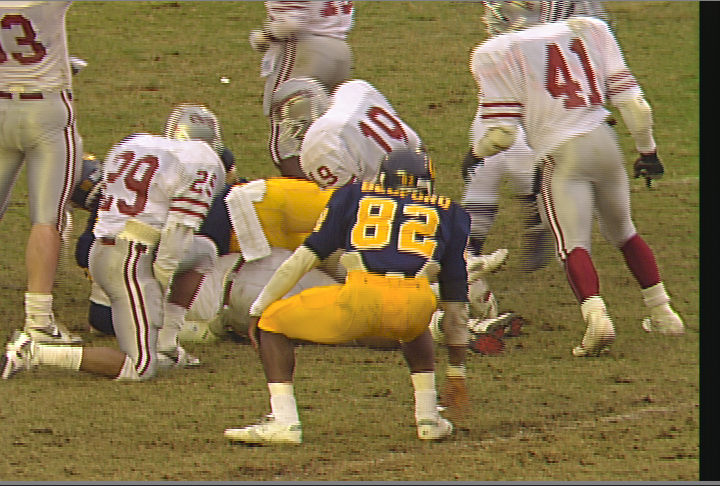
#> input picture lab5/color/original.png, 720 x 486 px
$ python main.py
#> lines starting #> are read from the running program, lines starting #| are printed output that depends on the picture
import os
import cv2
import numpy as np
from matplotlib import pyplot as plt


def cv_imshow(img, img_title="image"):
    if (img.dtype == np.float32) or (img.dtype == np.float64):
        img_ = img / 255
    elif img.dtype == np.int16:
        img_ = img * 128
    else:
        img_ = img
    cv2.imshow(img_title, img_)
    cv2.waitKey(1)


def calc_entropy(hist):
    pdf = hist / hist.sum()
    entropy = -sum([x * np.log2(x) for x in pdf if x != 0])
    return entropy


def get_histogram_and_entropy(img, size=256):
    hist = cv2.calcHist([img], [0], None, [size], [0, size]).flatten()

    entropy = calc_entropy(hist)
    return hist, entropy


def show_rgb_channels(r_channel, g_channel, b_channel):
    zeros = np.zeros_like(r_channel)

    r_image = np.stack([r_channel, zeros, zeros], axis=2).astype(np.uint8)
    g_image = np.stack([zeros, g_channel, zeros], axis=2).astype(np.uint8)
    b_image = np.stack([zeros, zeros, b_channel], axis=2).astype(np.uint8)

    fig, axes = plt.subplots(1, 3, figsize=(12, 4))

    axes[0].imshow(r_image)
    axes[0].set_title("Red Channel")
    axes[1].imshow(g_image)
    axes[1].set_title("Green Channel")
    axes[2].imshow(b_image)
    axes[2].set_title("Blue Channel")

    for ax in axes:
        ax.axis("off")

    plt.tight_layout()
    plt.savefig("rgb_channels.png")
    plt.show()


def plot_rgb_histograms(hist_R, hist_G, hist_B):
    plt.plot(hist_R, color="red")
    plt.plot(hist_G, color="green")
    plt.plot(hist_B, color="blue")
    plt.title("hist RGB")
    plt.xlim([0, 256])
    plt.legend(["Red", "Green", "Blue"])
    plt.savefig("rgb_hist.png")
    plt.show()


def show_yuv_channels(img_yuv):
    Y = img_yuv[:, :, 0]
    U = img_yuv[:, :, 1]
    V = img_yuv[:, :, 2]

    u_vis = np.full_like(img_yuv, 127)
    v_vis = np.full_like(img_yuv, 127)
    u_vis[:, :, 1] = U
    v_vis[:, :, 2] = V

    u_rgb = cv2.cvtColor(u_vis, cv2.COLOR_YUV2RGB)
    v_rgb = cv2.cvtColor(v_vis, cv2.COLOR_YUV2RGB)

    fig, axes = plt.subplots(1, 3, figsize=(12, 4))

    axes[0].imshow(Y, cmap="gray")
    axes[0].set_title("Y Channel")
    axes[1].imshow(u_rgb)
    axes[1].set_title("U Channel")
    axes[2].imshow(v_rgb)
    axes[2].set_title("V Channel")

    for ax in axes:
        ax.axis("off")

    plt.tight_layout()
    plt.savefig("yuv_channels.png")
    plt.show()


def plot_yuv_histograms(hist_Y, hist_U, hist_V):
    plt.plot(hist_Y, color="gray")
    plt.plot(hist_U, color="red")
    plt.plot(hist_V, color="blue")
    plt.title("hist YUV")
    plt.xlim([0, 256])
    plt.legend(["Y", "U", "V"])
    plt.savefig("yuv_hist.png")
    plt.show()


def calc_mse_psnr(img1, img2):
    imax = 255.**2

    mse = ((img1.astype(np.float64)-img2)**2).sum()/img1.size
    psnr = 10.0*np.log10(imax/mse)
    return (mse, psnr)


def compare_compression_qualities(image, qualities):
    xx = []
    ym = []
    yp = []

    for quality in qualities:
        out_file_name = f"jpeg/out_image_q{quality:03d}.jpg"

        cv2.imwrite(out_file_name, image, (cv2.IMWRITE_JPEG_QUALITY, quality))

        image_compressed = cv2.imread(out_file_name, cv2.IMREAD_UNCHANGED)
        bitrate = 8*os.stat(out_file_name).st_size/(image.shape[0]*image.shape[1])
        mse, psnr = calc_mse_psnr(image, image_compressed)

        xx.append(bitrate)
        ym.append(mse)
        yp.append(psnr)

    fig = plt.figure()
    fig.set_figwidth(fig.get_figwidth()*2)
    plt.suptitle("Charakterystyki R-D")
    plt.subplot(1, 2, 1)
    plt.plot(xx, ym, "-.")
    plt.title("MSE(R)")
    plt.xlabel("bitrate")
    plt.ylabel("MSE", labelpad=0)
    plt.subplot(1, 2, 2)
    plt.plot(xx, yp, "-o")
    plt.title("PSNR(R)")
    plt.xlabel("bitrate")
    plt.ylabel("PSNR [dB]", labelpad=0)
    plt.savefig("quality_comparison.png")
    plt.show()


def show_jpeg_qualities(image, qualities):
    assert len(qualities) == 6, "The list must contain exactly 6 quality values."

    fig, axes = plt.subplots(3, 2, figsize=(10, 11))

    for i, q in enumerate(qualities):
        filename = f"jpeg/out_image_q{q:03d}.jpg"
        cv2.imwrite(filename, image, [cv2.IMWRITE_JPEG_QUALITY, q])
        img_rgb = cv2.cvtColor(cv2.imread(filename), cv2.COLOR_BGR2RGB)
        bitrate = 8*os.stat(filename).st_size/(image.shape[0]*image.shape[1])

        col, row = divmod(i, 3)
        axes[row, col].imshow(img_rgb)
        axes[row, col].set_title(f"Quality {q}, Bitrate: {bitrate:.2f}")
        axes[row, col].axis("off")

    plt.tight_layout()
    plt.savefig("images_to_evaluate.png")
    plt.show()


image_col = cv2.imread("original.png")
#> image_col is the input picture: shape (486, 720, 3); mean B, G, R 78.4, 117.5, 135.5

image_R = image_col[:, :, 2]
image_G = image_col[:, :, 1]
image_B = image_col[:, :, 0]
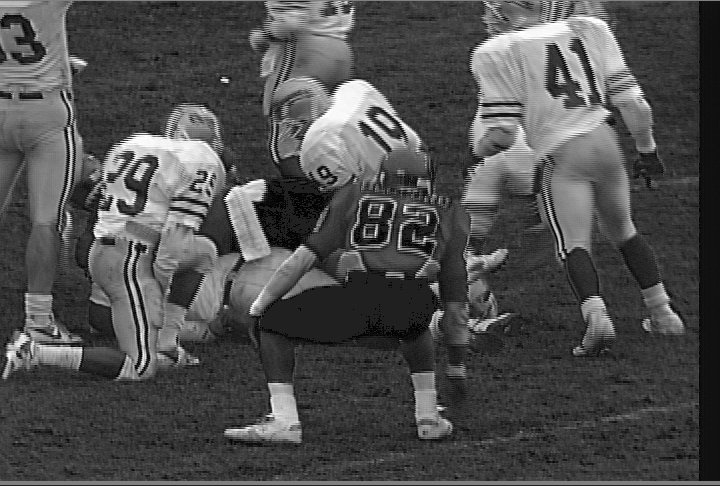
#> image_B: shape (486, 720); min 1, max 255, mean 78.4

hist_R, H_R = get_histogram_and_entropy(image_R)
#> in get_histogram_and_entropy, `hist = cv2.calcHist([img], [0], None, [size], [0, size]).flatten()`: hist = 256 values, max 9197 at index 128, min 0 at index 0, mean 1366.9
#> in calc_entropy, `pdf = hist / hist.sum()`: pdf = 256 values, max 0.0263 at index 128, min 0 at index 0, mean 0.00391
#> in calc_entropy, `entropy = -sum([x * np.log2(x) for x in pdf if x != 0])`: entropy = 7.33
#> hist_R has the same summary as hist in get_histogram_and_entropy; H_R = 7.33
hist_G, H_G = get_histogram_and_entropy(image_G)
#> hist_G = 256 values, max 6282 at index 114, min 0 at index 0, mean 1366.9; H_G = 7.33
hist_B, H_B = get_histogram_and_entropy(image_B)
#> hist_B = 256 values, max 13271 at index 32, min 0 at index 0, mean 1366.9; H_B = 7.11
print(f"H(R) = {H_R:.4f} \nH(G) = {H_G:.4f} \nH(B) = {H_B:.4f} \nH_śr = {(H_R+H_G+H_B)/3:.4f}")
#| H(R) = 7.3340
#| H(G) = 7.3334
#| H(B) = 7.1123
#| H_śr = 7.2599

show_rgb_channels(image_R, image_G, image_B)

plot_rgb_histograms(hist_R, hist_G, hist_B)


image_yuv = cv2.cvtColor(image_col, cv2.COLOR_BGR2YCrCb)
#> image_yuv: shape (486, 720, 3); mean of channels 0, 1, 2 118.5, 140.2, 105.4

image_Y = image_yuv[:, :, 0]
image_U = image_yuv[:, :, 1]
image_V = image_yuv[:, :, 2]
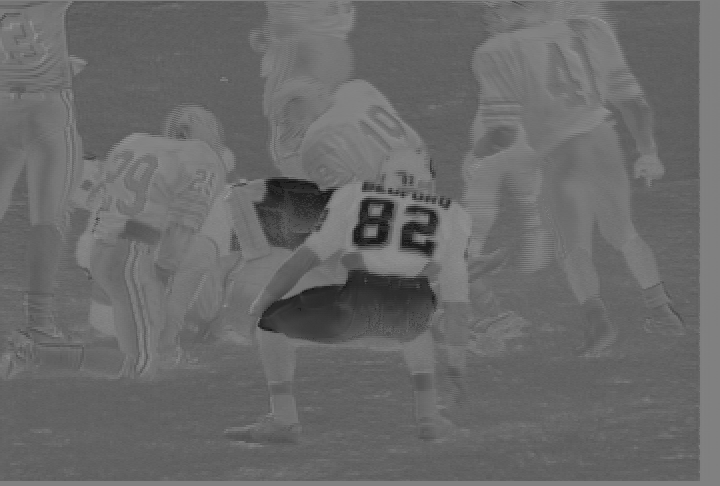
#> image_V: shape (486, 720); min 19, max 158, mean 105.4

hist_Y, H_Y = get_histogram_and_entropy(image_Y)
#> hist_Y = 256 values, max 7713 at index 111, min 0 at index 0, mean 1366.9; H_Y = 7.27
hist_U, H_U = get_histogram_and_entropy(image_U)
#> hist_U = 256 values, max 35392 at index 138, min 0 at index 0, mean 1366.9; H_U = 4.73
hist_V, H_V = get_histogram_and_entropy(image_V)
#> hist_V = 256 values, max 28700 at index 98, min 0 at index 0, mean 1366.9; H_V = 5.53
print(f"H(Y) = {H_Y:.4f} \nH(U) = {H_U:.4f} \nH(V) = {H_V:.4f} \nH_śr = {(H_Y+H_U+H_V)/3:.4f}")
#| H(Y) = 7.2658
#| H(U) = 4.7294
#| H(V) = 5.5267
#| H_śr = 5.8406

show_yuv_channels(image_yuv)
#> in show_yuv_channels, `u_vis[:, :, 1] = U`:
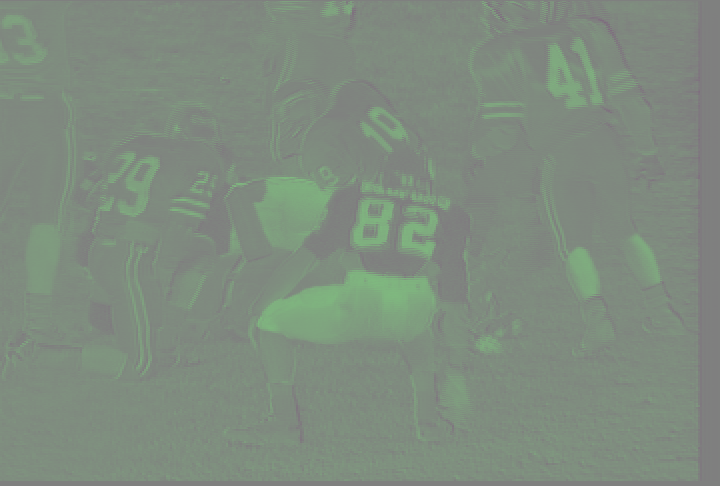
#> u_vis: shape (486, 720, 3); mean of channels 0, 1, 2 127, 140.2, 127; drawn as B, G, R
#> in show_yuv_channels, `u_rgb = cv2.cvtColor(u_vis, cv2.COLOR_YUV2RGB)`:
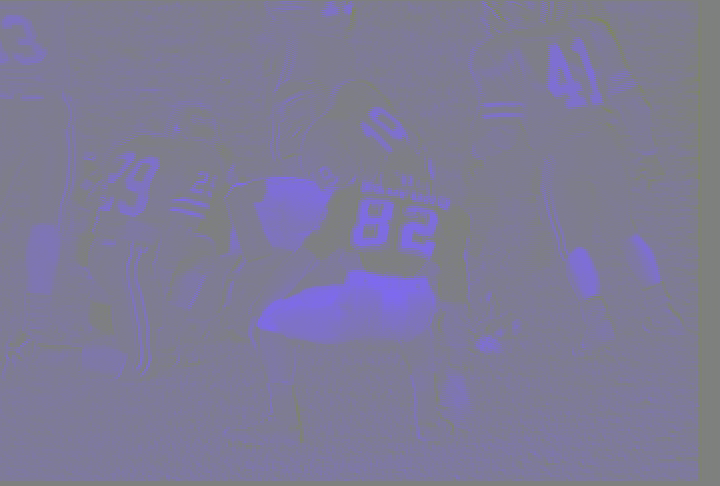
#> u_rgb: shape (486, 720, 3); mean R, G, B 126, 122.8, 151.5
#> in show_yuv_channels, `v_rgb = cv2.cvtColor(v_vis, cv2.COLOR_YUV2RGB)`:
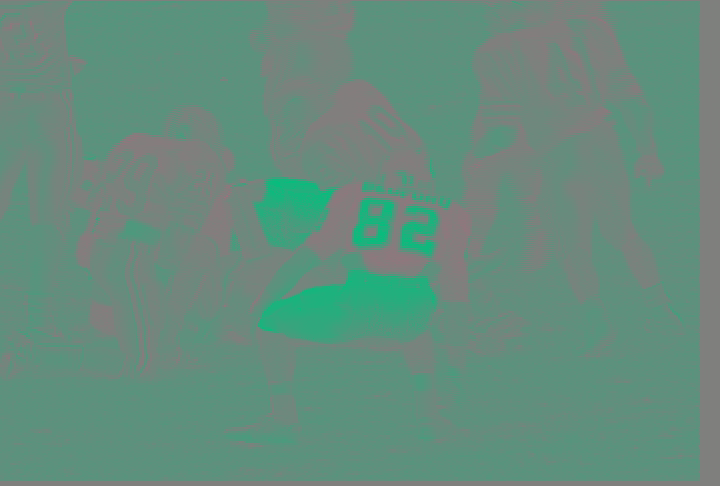
#> v_rgb: shape (486, 720, 3); mean R, G, B 101.3, 140.5, 125

plot_yuv_histograms(hist_Y, hist_U, hist_V)
#> in plot_yuv_histograms, `plt.savefig("yuv_hist.png")`:
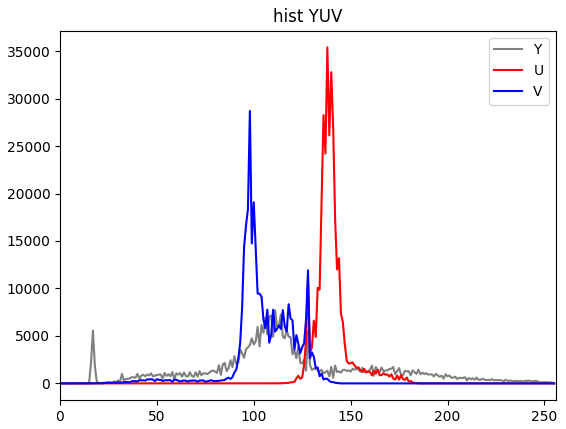
#> figure drawn by matplotlib, 1 panel; curve peaks at x = 111, y = 7713; curve peaks at x = 138, y = 35392; curve peaks at x = 98, y = 28700

qualities = [1, 5, 10, 15, 20, 25, 30, 40, 50, 60, 70, 80, 85, 90, 95, 97, 98, 99, 100]
compare_compression_qualities(image_col, qualities)
#> in compare_compression_qualities, `image_compressed = cv2.imread(out_file_name, cv2.IMREAD_UNCHANGED)`:
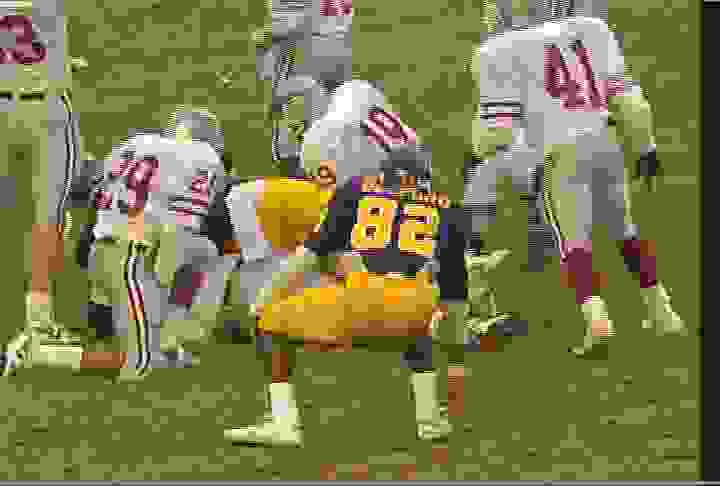
#> image_compressed: shape (486, 720, 3); mean B, G, R 76.3, 123.3, 123.4
#> in calc_mse_psnr, `mse = ((img1.astype(np.float64)-img2)**2).sum()/img1.size`: mse = 645.8
#> in calc_mse_psnr, `psnr = 10.0*np.log10(imax/mse)`: psnr = 20.03
#> in compare_compression_qualities, `mse, psnr = calc_mse_psnr(image, image_compressed)`: mse = 645.8; psnr = 20.03
#> (the run stopped early here; a loop or call above may not have finished)
